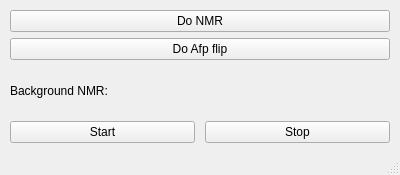
<?xml version="1.0" encoding="UTF-8"?>
<ui version="4.0">
 <class>MainWindow</class>
 <widget class="QMainWindow" name="MainWindow">
  <property name="geometry">
   <rect>
    <x>0</x>
    <y>0</y>
    <width>400</width>
    <height>175</height>
   </rect>
  </property>
  <property name="maximumSize">
   <size>
    <width>400</width>
    <height>200</height>
   </size>
  </property>
  <property name="windowTitle">
   <string>MainWindow</string>
  </property>
  <widget class="QWidget" name="centralwidget">
   <layout class="QGridLayout" name="gridLayout_3">
    <property name="leftMargin">
     <number>10</number>
    </property>
    <property name="topMargin">
     <number>10</number>
    </property>
    <property name="rightMargin">
     <number>10</number>
    </property>
    <property name="bottomMargin">
     <number>10</number>
    </property>
    <property name="horizontalSpacing">
     <number>10</number>
    </property>
    <item row="0" column="0" colspan="2">
     <widget class="QPushButton" name="doNMRBtn">
      <property name="text">
       <string>Do NMR</string>
      </property>
     </widget>
    </item>
    <item row="1" column="0" colspan="2">
     <widget class="QPushButton" name="doAFPFlipBtn">
      <property name="text">
       <string>Do Afp flip</string>
      </property>
     </widget>
    </item>
    <item row="2" column="0">
     <widget class="QLabel" name="label">
      <property name="text">
       <string>Background NMR:</string>
      </property>
     </widget>
    </item>
    <item row="3" column="0">
     <widget class="QPushButton" name="backgroundStartBtn">
      <property name="text">
       <string>Start</string>
      </property>
     </widget>
    </item>
    <item row="3" column="1">
     <widget class="QPushButton" name="backgroundStopBtn">
      <property name="text">
       <string>Stop</string>
      </property>
     </widget>
    </item>
   </layout>
  </widget>
  <widget class="QStatusBar" name="statusbar"/>
 </widget>
 <resources/>
 <connections/>
</ui>
